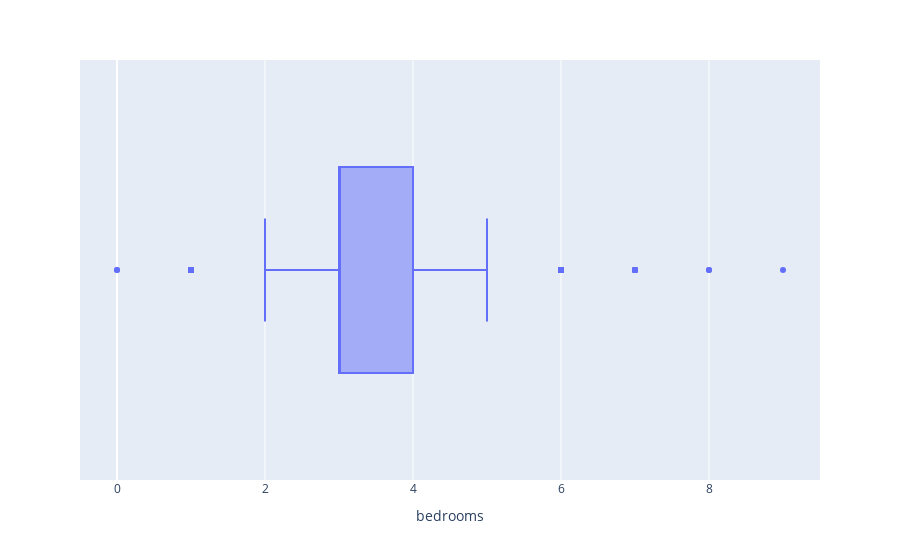

The code cell stored with this chart in its notebook:
### Markdown cell above
* detecting outliers in these colums[bedrooms,bathrooms,sqft_living,sqft_lot,waterfront,view, condition,sqft_above,sqft_basement]
* no outliers in floors and yr_built and yr_renovated

### Code cell
#boxplot for bedrooms
plot_price = px.box(
    data_frame=df,
    x='bedrooms', 
    hover_name= 'bedrooms'
)
plot_price.show()

### Figure 1 — Plotly figure (JSON) as saved in the notebook; plotly's stock layout.template omitted (floating-point values rounded to 4 significant figures; data arrays with more than 128 entries replaced by an {"elided": "..."} marker saying what was removed)
{"data": [{"alignmentgroup": "True", "hovertemplate": "<b>%{hovertext}</b><br><br>bedrooms=%{x}<extra></extra>", "hovertext": {"elided": "4600 int values"}, "legendgroup": "", "marker": {"color": "#636efa"}, "name": "", "notched": false, "offsetgroup": "", "orientation": "h", "showlegend": false, "type": "box", "x": {"elided": "4600 int values"}, "x0": " ", "xaxis": "x", "y0": " ", "yaxis": "y"}], "layout": {"autosize": true, "boxmode": "group", "legend": {"tracegroupgap": 0}, "margin": {"t": 60}, "xaxis": {"anchor": "y", "autorange": true, "domain": [0, 1], "range": [-0.5, 9.5], "title": {"text": "bedrooms"}, "type": "linear"}, "yaxis": {"anchor": "x", "autorange": true, "domain": [0, 1], "range": [-0.5, 0.5], "type": "category"}}}
